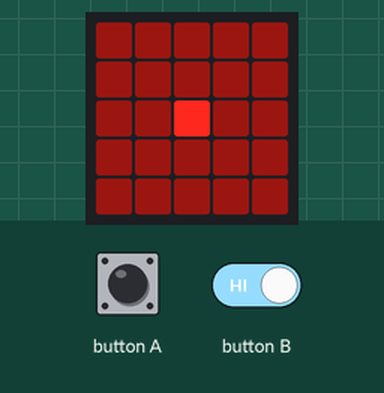
Recording of a program running on a simulated BBC micro:bit running MicroPython. Shown: the board's 5×5 LED display. Inputs (shaded band) come from the test bench. Random numbers come from a fixed seed.

Above: at 1.2 s.
1.3 s: button A pressed for 0.15 s
At 2.5 s:
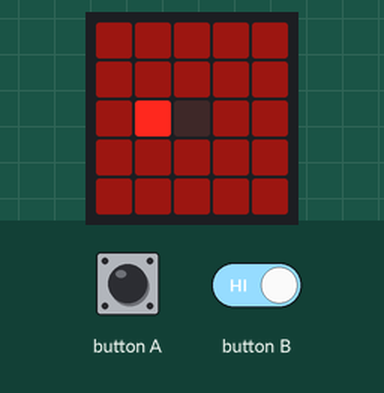
2.9 s: button A pressed for 1 s
At 4.0 s:
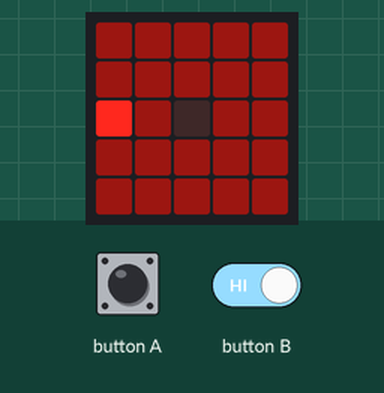
5.4 s: button A driven LOW and button B driven LOW
At 6.2 s:
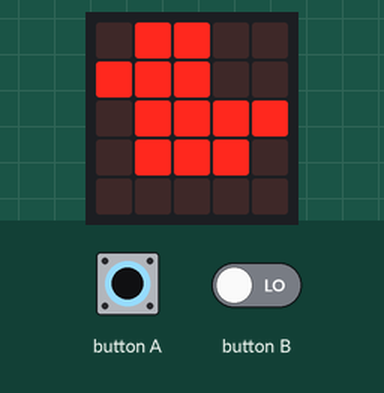
Timing chart, 0 to 8.4 s (numbered marks = the images above; inputs shaded):
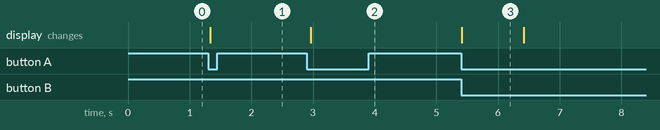

Measured:
- after the input at 1.3 s, the display: changes at once (image 1)
- after the input at 2.9 s, the display: changes after 0.07 s (image 2)
- after the input at 5.4 s, the display: changes at once (image 3)
- what the display in image 3 shows lasts 1.0 s, from 5.4 s to 6.4 s

The program:

memory.py
```python
"""A memory/matching game.

Use A and B to move around the screen. Press A+B together to see a card. Try and find
matches.

The code purposely only uses lists and dictionaries as its most advanced data structures.

It's also incomplete in a number of ways - feel free to make changes and see if you can
improve it!
"""
import random
from microbit import *


# Feel free to change the images used in the game. You should have 12 here, and you can
# see after the end ] below the list is "doubled" which makes a copy of each image.
cards = [
    Image.HAPPY,
    Image.HEART,
    Image.TRIANGLE,
    Image.DIAMOND,
    Image.RABBIT,
    Image.PACMAN,
    Image.DUCK,
    Image.HOUSE,
    Image.XMAS,
    Image.GHOST,
    Image.TORTOISE,
    Image.MUSIC_CROTCHET,
] * 2
# This line helps ensure that we have the right number of cards and didn't make a mistake. If
# there are more or less than 24 the program will crash and we'll know there's a problem.
assert len(cards) == 24

# This code populates the board. It loops over the rows and columns of LEDs on the screen
# and places a card at each X and Y position (excluding the very middle since we need an
# even number of cards).
board = []
for row in range(5):
    for column in range(5):
        if row == 2 and column == 2:
            # We have an even number of cards - skip the middle LED
            board.append(None)
            continue
        image = cards.pop(random.randrange(0, len(cards)))
        # A dictionary is useful for representing a card. We can keep all of the data about
        # it together and reference it by useful names (kind of like variables).
        card = {
            'image': image,
            'x': column,
            'y': row,
        }
        board.append(card)

# This will represent the controller that we move around on the display.
controller = {
    'x': 2,
    'y': 2,
}

# Now that the board is setup, here's where the game actually runs!

# We keep a variable with the last guess that the player made. To start with we assign it
# the special value of None which means ... nothing.
last_guess = None

# This list will keep the matching cards that the player has found. We'll use that to
# know which LEDs to turn off when showing the board on the display.
matches = []
while True:
    # Button presses control the game! The game is constantly looping and checking if there
    # were button presses. When it finds them, it does different things.
    a_press = button_a.was_pressed()
    b_press = button_b.was_pressed()

    # First we handle if A and B were both pressed. It's important to do this first because
    # checking if either button was pressed individually would hide the fact that both were
    # pressed together.
    if a_press and b_press:
        # Here we do a bit of math to find the card that matches the (x,y) position of the
        # controller. Can you figure out why it works?
        card = board[controller['y'] * 5 + controller['x']]
        # We check and make sure a card was found. When might that be false?
        if card:
            # Now we show the image for the card so the player can remember it.
            display.show(card['image'])
            sleep(1000)
            # If the player had already made a guess, now we compare it with the card
            # that they just chose. Otherwise we assign the card they just chose to last_guess.
            if last_guess:
                # We check that they aren't guessing the same card in the same spot and then
                # check and see if the images match.
                if last_guess != card and last_guess['image'] == card['image']:
                    # Hooray, a match - flash the display in excitement and add it to the
                    # matches list.
                    for i in range(10):
                        display.clear()
                        sleep(50)
                        display.show(card['image'])
                        sleep(50)
                    matches.append(card['image'])
                # Whether they were right or not, reset the last guess and controller positions
                # so they can try to find another pair of matches.
                last_guess = None
                controller['x'] = 2
                controller['y'] = 2
            else:
                last_guess = card
    # The A and B button handling below are similar. They handle moving progressively through
    # all of the cards on the board. Can you figure out how it works?
    elif a_press:
        if controller['x'] == 0:
            controller['x'] = 4
            if controller['y'] == 0:
                controller['y'] = 4
            else:
                controller['y'] -= 1
        else:
            controller['x'] -= 1
    elif b_press:
        if controller['x'] == 4:
            controller['x'] = 0
            if controller['y'] == 4:
                controller['y'] = 0
            else:
                controller['y'] += 1
        else:
            controller['x'] += 1

    # All of the button handling is done. Maybe some new matches were found, maybe the
    # controller was moved. We update all of the LEDs based on the state of the board and
    # the matches that have been found so far.
    for card in board:
        if not card:
            # This is the no-card position - unless the controller is here it should be turned
            # off (brightness == 0).
            if controller['x'] != 2 or controller['y'] != 2:
                display.set_pixel(2, 2, 0)
        elif card['x'] != controller['x'] or card['y'] != controller['y']:
            # Now we light up the positions of the cards, so long as the controller doesn't
            # have the same (x,y) coordinates. If a card has been matched already, it's LED
            # is turned off.
            if card['image'] not in matches:
                brightness = 1
            else:
                brightness = 0
            display.set_pixel(card['x'], card['y'], brightness)
    # Finally we light up the controller nice and bright and sleep briefly to allow time to
    # capture button presses.
    display.set_pixel(controller['x'], controller['y'], 9)
    sleep(100)
```
